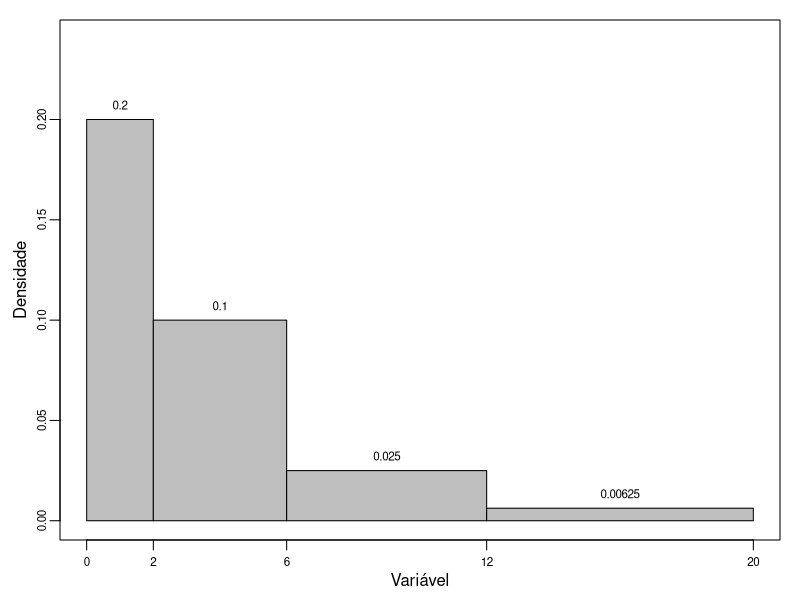

Generate this figure with R:
## ---- chunk 1
knitr::opts_chunk$set(echo = TRUE)
options(scipen = 999)
## ---- chunk 2
n_i <- c(40, 40, 15, 5)
f_i <- n_i/sum(n_i)
brs <- c(0, 2, 6, 12, 20)
d_i <- f_i/diff(brs)
par(mar=c(3,3,1,1), cex.axis=.7, mgp = c(3,.5,0))
plot(0, type='n', xlim=range(brs), ylim=c(0, 1.2*max(d_i)), xlab='', ylab='', main='', xaxt="n")
rect(xleft = brs[-length(brs)], xright = brs[-1], ybottom = 0, ytop = d_i, col = 'gray')
mtext(side = 2, text = 'Densidade', line = 1.5)
mtext(side = 1, text = 'Variável', line = 1.5)
axis(side=1, at=brs, labels = T)
text(x = (brs[-1] + brs[-length(brs)])/2, y = d_i, labels = d_i, pos = 3, cex=.7)
F_i <- cumsum(f_i)
imed <- which.min(F_i > .5)
x_tilde <- brs[imed] + (.5 - ifelse(imed > 1, F_i[imed-1], 0))/d_i[imed]
## ---- chunk 3
nv1 <- 6; nb1 <- 2
nv2 <- 3; nb2 <- 7
prob_item1 <- (nv1 / (nv1 + nb1)) * ((nv2 + 1)/ (nv2 + nb2 + 1)) + (nb1 / (nv1 + nb1)) * ((nb2 + 1)/ (nv2 + nb2 + 1))

prob_item2_V2 <- (nv1 / (nv1 + nb1)) * ((nv2 + 1)/ (nv2 + nb2 + 1)) + (nb1 / (nv1 + nb1)) * (nv2/ (nv2 + nb2 + 1))
prob_item2 <- ((nv1 / (nv1 + nb1)) * ((nv2 + 1)/ (nv2 + nb2 + 1))) / prob_item2_V2
## ---- chunk 4
p_mod_bas <- 0.25
p_garantia_dado_mod_bas <- 0.32
p_garantia_dado_mod_lux <- 0.53
p_garantia <- p_garantia_dado_mod_bas * p_mod_bas + p_garantia_dado_mod_lux * (1-p_mod_bas)
p_mod_bas_dado_garantia <- p_garantia_dado_mod_bas * p_mod_bas / p_garantia
## ---- chunk 5
ndef <- 2
p_A1 <- .75
p_A2 <- .9
p_A1c_ou_A2c <- .45
p_A1_e_A2 <- 1 - p_A1c_ou_A2c
## Item 1
# Correta
it1_cor <- p_A1_e_A2c <- p_A1 - p_A1_e_A2
# Erradas
it1_err1 <- p_A1
it1_err2 <- p_A1 * (1 - p_A2)
it1_err3 <- 0.5
## Item 2
# Correta
p_A1c_e_A2 <- p_A2 - p_A1_e_A2
it2_cor <- p_A1_e_A2c_ou_A1c_e_A2 <- p_A1_e_A2c + p_A1c_e_A2
# Erradas
it2_err1 <- p_A1 * (1 - p_A2) + (1 - p_A1) * p_A2
it2_err2 <- (p_A1 + p_A2)/2
it2_err3 <- p_A1 * p_A2
## Item 3
# Correta
p_A1c_e_A2c <- 1 - p_A1 - p_A2 + p_A1_e_A2
it3_cor <- p_A1c_e_A2c ^ ndef
# Erradas
it3_err1 <- ((1 - p_A1) * (1 - p_A2)) ^ ndef
it3_err2 <- (1 - (p_A1 + p_A2)/2) ^ ndef
it3_err3 <- (p_A1 * p_A2) ^ ndef
